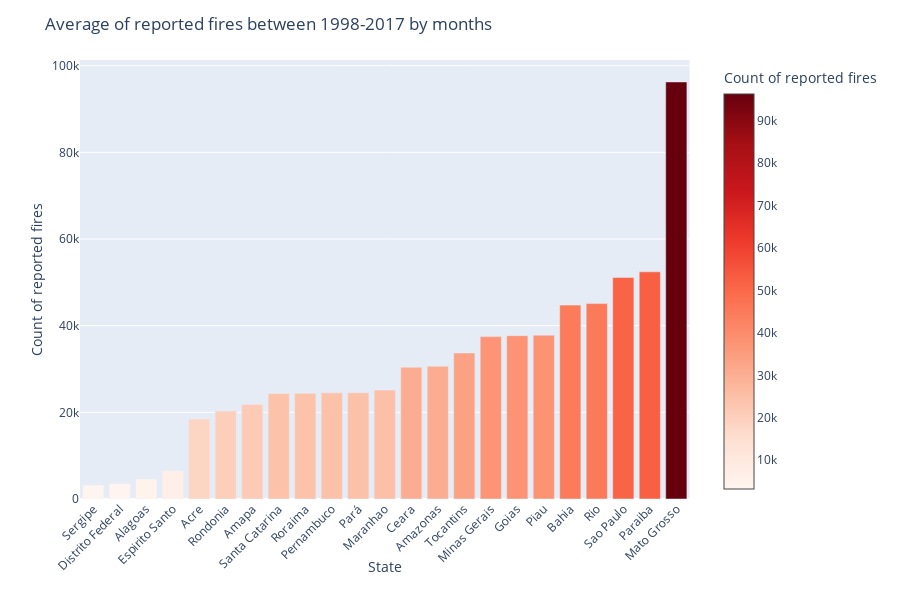

Source (notebook cell):
### Markdown cell above
## 11)Realize agora a mesma distribuição mas por estado e identifique os estados que possuem um maior número de incêndios.

### Code cell
states_by_burns = df_formated.groupby(['state'])['number'].sum().round(2).reset_index()

bar_plot_state_df = states_by_burns.sort_values(by='number')

bar_plot_state_df.rename(columns={'state':'State', 'number':'Reported_Fires'}, inplace=True)

bar_plot_states = px.bar(bar_plot_state_df, x='State', y='Reported_Fires', color='Reported_Fires', labels={'Reported_Fires':'Count of reported fires ', 'Month':'Months'}, color_continuous_scale='Reds')

bar_plot_states.update_layout(xaxis_tickangle=-45, title_text='Total of reported fires between 1998-2017 by states')

bar_plot_states.show()

### Figure 1 — Plotly figure (JSON) as saved in the notebook; plotly's stock layout.template omitted (floating-point values rounded to 4 significant figures)
{"data": [{"alignmentgroup": "True", "hoverlabel": {"namelength": 0}, "hovertemplate": "State=%{x}<br>Count of reported fires =%{marker.color}", "legendgroup": "", "marker": {"color": [3237, 3561, 4606, 6546, 18460.0, 20290.0, 21830.0, 24360.0, 24390.0, 24498, 24510.0, 25130.0, 30430.0, 30650.0, 33710.0, 37480.0, 37700.0, 37800.0, 44750.0, 45090.0, 51120.0, 52430.0, 96250.0], "coloraxis": "coloraxis"}, "name": "", "offsetgroup": "", "orientation": "v", "showlegend": false, "textposition": "auto", "type": "bar", "x": ["Sergipe", "Distrito Federal", "Alagoas", "Espirito Santo", "Acre", "Rondonia", "Amapa", "Santa Catarina", "Roraima", "Pernambuco", "Pará", "Maranhao", "Ceara", "Amazonas", "Tocantins", "Minas Gerais", "Goias", "Piau", "Bahia", "Rio", "Sao Paulo", "Paraiba", "Mato Grosso"], "xaxis": "x", "y": [3237, 3561, 4606, 6546, 18460.0, 20290.0, 21830.0, 24360.0, 24390.0, 24498, 24510.0, 25130.0, 30430.0, 30650.0, 33710.0, 37480.0, 37700.0, 37800.0, 44750.0, 45090.0, 51120.0, 52430.0, 96250.0], "yaxis": "y"}], "layout": {"barmode": "relative", "coloraxis": {"colorbar": {"title": {"text": "Count of reported fires "}}, "colorscale": [[0, "rgb(255,245,240)"], [0.125, "rgb(254,224,210)"], [0.25, "rgb(252,187,161)"], [0.375, "rgb(252,146,114)"], [0.5, "rgb(251,106,74)"], [0.625, "rgb(239,59,44)"], [0.75, "rgb(203,24,29)"], [0.875, "rgb(165,15,21)"], [1, "rgb(103,0,13)"]]}, "height": 600, "legend": {"tracegroupgap": 0}, "margin": {"t": 60}, "title": {"text": "Average of reported fires between 1998-2017 by months"}, "xaxis": {"anchor": "y", "domain": [0, 0.98], "tickangle": -45, "title": {"text": "State"}}, "yaxis": {"anchor": "x", "domain": [0, 1], "title": {"text": "Count of reported fires "}}}}
